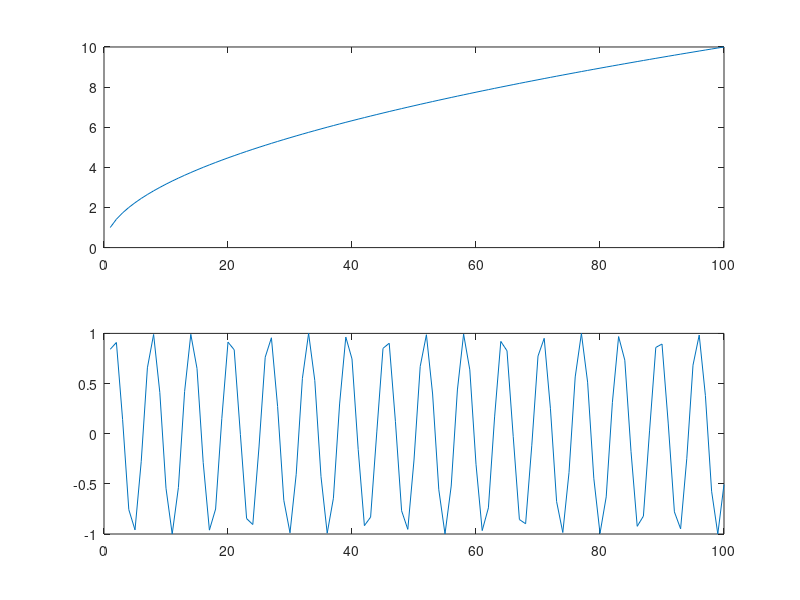

The MATLAB script that drew this image:
clc
clear all
close all

x1=1:100;
y1=sqrt(x1);
x2=1:100;
y2=sin(x2);
figure;
H1=subplot(2,1,1);
plot(x1,y1);
H2=subplot(2,1,2);
plot(x2,y2);

linkaxes([H1 H2],'x');%helps to zoom in and zoom out 2 subplots simulataneously